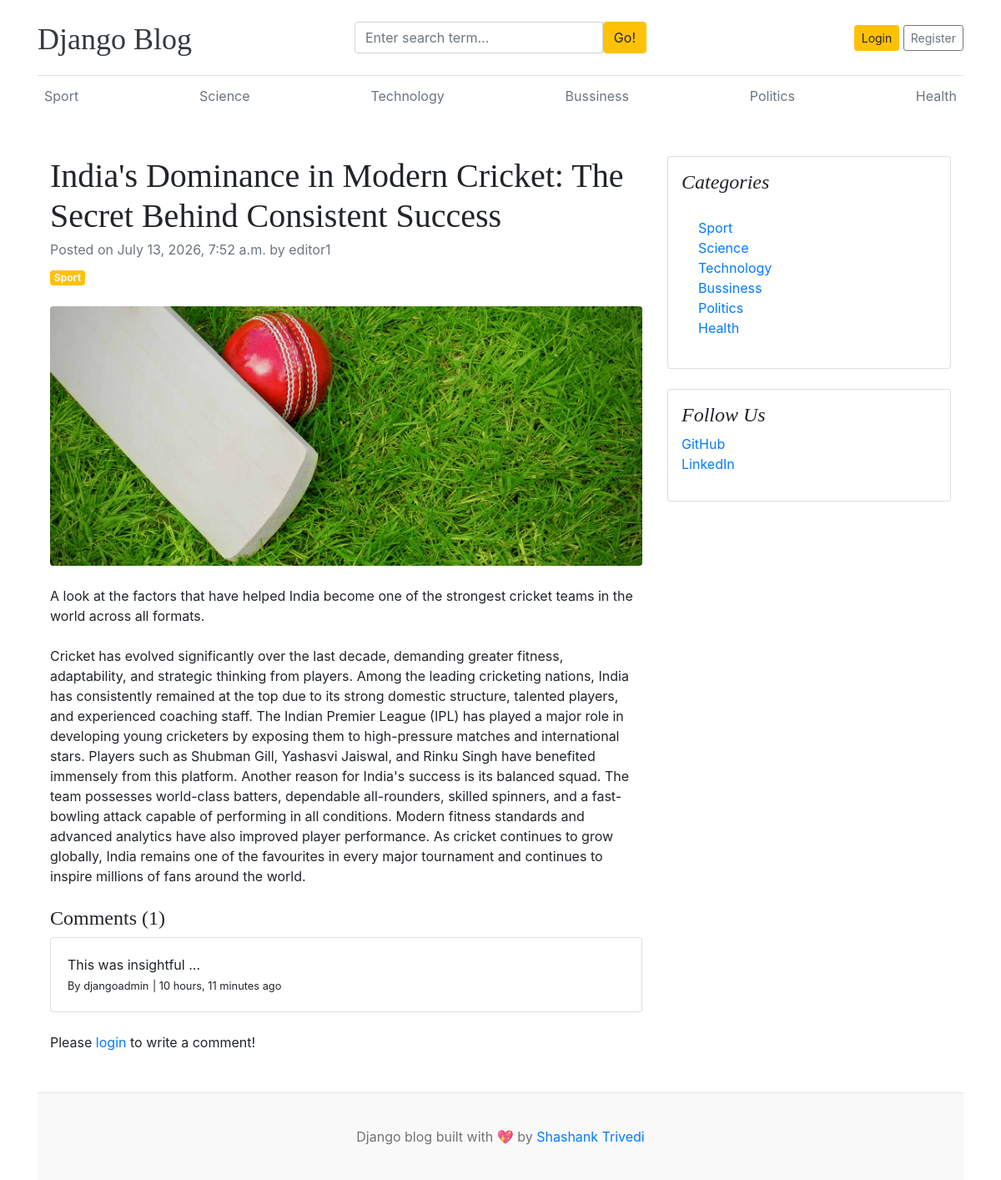
The page /blogs/indias-dominance-in-modern-cricket-the-secret-behind-consistent-success/ on the database its author committed.
### blogs/models.py (models this page shows, shortened)
class Category(models.Model):
    category_name = models.CharField(max_length=50, unique=True)
    created_at = models.DateTimeField(auto_now_add=True)
    updated_at = models.DateTimeField(auto_now=True)
    class Meta:
        verbose_name_plural = 'categories'
    def __str__(self):
        return self.category_name

class Blog(models.Model):
    title = models.CharField(max_length=100)
    slug = models.SlugField(max_length=150, unique=True, blank=True)
    category = models.ForeignKey(Category, on_delete=models.CASCADE)
    author = models.ForeignKey(User, on_delete=models.CASCADE)
    featured_image = models.ImageField(upload_to='uploads/%Y/%m/%d')
    short_description = models.TextField(max_length=500)
    blog_body = models.TextField(max_length=2000)
    status = models.CharField(max_length=20, choices=STATUS_CHOICES, default="Draft")
    is_featured = models.BooleanField(default=False)
    created_at = models.DateTimeField(auto_now_add=True)
    updated_at = models.DateTimeField(auto_now=True)

class Comment(models.Model):
    user = models.ForeignKey(User, on_delete=models.CASCADE)
    blog = models.ForeignKey(Blog, on_delete=models.CASCADE)
    comment = models.TextField(max_length=250)
    created_at = models.DateTimeField(auto_now_add=True)
    updated_at = models.DateTimeField(auto_now=True)
    def __str__(self):
        return self.comment

### assignments/models.py (models this page shows, shortened)
class SocialLink(models.Model):
    platform = models.CharField(max_length=25)
    link = models.URLField(max_length=100)
    created_at = models.DateTimeField(auto_now_add=True)
    updated_at = models.DateTimeField(auto_now=True)

### blogs/views.py (the view, shortened to what this page needs)
# urls.py: path('blogs/<slug:slug>/',BlogsView.blogs , name='blogs'),
def blogs(request , slug):
  single_blog = get_object_or_404(Blog , slug = slug ,status='Published')
  comments = Comment.objects.filter(blog=single_blog)
  comment_count = comments.count()
  context = {
    'single_blog':single_blog ,
    'comments':comments ,
    'comment_count':comment_count ,
  }
  return render(request,'blogs.html',context)

### blogs/context_processors.py (called while the page is built)
def get_categories(request):
  categories = Category.objects.all()
  return dict(categories=categories)

def get_social_links(requests):
  social_links = SocialLink.objects.all()
  return dict(social_links=social_links)

### templates/blogs.html
{% extends 'base.html' %}
{% block content %}
<div class="container mt-5">
    <div class="row">
        <div class="col-lg-8">
            <article>
                <header class="mb-4">
                    <h1 class="fw-bolder mb-1">{{ single_blog.title }}</h1>
                    <div class="text-muted fst-italic mb-2">Posted on {{ single_blog.created_at }} by {{ single_blog.author }}</div>
                    <a class="badge bg-warning text-decoration-none text-light" href="#!">{{ single_blog.category }}</a>
                </header>
                <figure class="mb-4"><img class="img-fluid rounded" src="{{ single_blog.featured_image.url }}" alt="..." /></figure>
                <section class="mb-5">
                    <p class="fs-5 mb-4">{{ single_blog.short_description }}</p>
                    <p class="fs-5 mb-4">{{ single_blog.blog_body }}</p>
                    <h4>Comments ({{comment_count}})</h4>
                    {% if comments %}
                        {% for comment in comments %}
                            <div class="card mt-1">
                                <div class="card-body">
                                    <p class="card-text mb-0">{{ comment }}</p>
                                    <span>
                                        <small>By {{ comment.user }}</small>
                                        <small>| {{ comment.created_at | timesince }} ago</small>
                                    </span>
                                </div>
                            </div>
                        {% endfor %}
                    {% else %}
                    No comments yet.
                    {% endif %}
                    <br>
                    <div class="form-group">
                        {% if user.is_authenticated %}
                        <form action="" method="POST">
                            {% csrf_token %}
                            <div class="form-group">
                                <textarea name="comment" class="form-control" placeholder="Write your comment"></textarea>
                                <input type="submit" value="Submit" class="btn btn-primary mt-2">
                            </div>
                        </form>
                        {% else %}
                        <p>Please <span><a href="{% url 'login' %}">login</a></span> to write a comment!</p>
                        {% endif %}
                    </div>
                </section>
            </article>
        </div>
        <div class="col-lg-4">
            <div class="card mb-4 p-3">
                <h4 class="font-italic">Categories</h4>
                <div class="card-body">
                    <div class="row">
                        <div class="col-sm-6">
                            <ul class="list-unstyled mb-0">
                                {% for cat in categories %}
                                <li><a href="{% url 'posts_by_category' cat.id %}">{{ cat.category_name }}</a></li>
                                {% endfor %}
                            </ul>
                        </div>
                    </div>
                </div>
            </div>
            {% if social_links %}
            <div class="card mb-4 p-3">
                <h4 class="font-italic">Follow Us</h4>
                <ol class="list-unstyled">
                    {% for i in social_links %}
                    <li><a href="{{ i.link }}" target="_blank">{{ i.platform }}</a></li>
                    {% endfor %}
                </ol>
            </div>
            {% endif %}
        </div>
    </div>
</div>
{% endblock %}

### templates/base.html (shortened to what this page needs)
{% load static %}
<!DOCTYPE html>
<html lang="en">
<head>
    <link href="https://getbootstrap.com/docs/4.0/dist/css/bootstrap.min.css" rel="stylesheet">
    <link href="{% static 'css/blog.css' %}" rel="stylesheet">
    <link rel="stylesheet" href="https://cdnjs.cloudflare.com/ajax/libs/font-awesome/4.7.0/css/font-awesome.min.css">
  </head>
<body>
    <div class="container">
      <header class="blog-header py-3">
        <div class="row flex-nowrap justify-content-between align-items-center">
          <div class="col-4 pt-1">
            <a class="blog-header-logo text-dark" href="/">Django Blog</a>
          </div>
          <div class="col-4">
            <form action="{% url 'search' %}" method="GET">
              <div class="input-group">
                <input class="form-control" type="text" name="keyword" value="{{ keyword }}" placeholder="Enter search term..." aria-label="Enter search term..." aria-describedby="button-search" />
                <button type="submit" class="btn btn-warning" id="button-search">Go!</button>
              </div>
            </form>
          </div>
          <div class="col-4 d-flex justify-content-end align-items-center">
            {% if not user.is_authenticated %}
            <a class="btn btn-sm btn-warning" href="{% url 'login' %}">Login</a> &nbsp;
            <a class="btn btn-sm btn-outline-secondary" href="{% url 'register' %}">Register</a>
            {% else %}
            <span><a href="{% url 'dashboard' %}">Dashboard</a></span> &nbsp;
            <span><a  href="{% url 'logout' %}">Log Out</a></span>
            {% endif %}
          </div>
        </div>
      </header>
      <div class="nav-scroller py-1 mb-2">
        <nav class="nav d-flex justify-content-between">
          {% for cat in categories %}
          <a class="p-2 text-muted" href="{% url 'posts_by_category' cat.id %}">{{cat.category_name}}</a>
          {% endfor %}
        </nav>
      </div>
{% block content %}
{% endblock %}
<footer class="blog-footer">
    <p>Django blog built with 💖 by <a href="#">Shashank Trivedi</a></p>
  </footer>
  </body>
  </html>

### blog_main/static/css/blog.css (style rules this page uses)
.blog-header { border-bottom: 1px solid #e5e5e5; }
.blog-header-logo { font-family: "Playfair Display", Georgia, "Times New Roman", serif; font-size: 2.25rem; }
h1, h2, h3, h4, h5, h6 { font-family: "Playfair Display", Georgia, "Times New Roman", serif; }
.blog-footer { padding: 2.5rem 0; color: #727272; text-align: center; background-color: #f9f9f9; border-top: .05rem solid #e5e5e5; }
.blog-footer p:last-child { margin-bottom: 0; }

### rows shown on the page
Category: category_name "Sport"
Category: category_name "Science"
Category: category_name "Technology"
Category: category_name "Bussiness"
Category: category_name "Politics"
Category: category_name "Health"
Blog: title "India's Dominance in Modern Cricket: The Secret Behind Consistent Success", created_at "July 13, 2026, 7:52 a.m.", author "editor1", category "Sport", featured_image (picture), short_description "A look at the factors that have helped India become one of the strongest cricket teams in the world across all formats.", blog_body "Cricket has evolved significantly over the last decade, demanding greater fitness, adaptability, and strategic thinking from players. Among the leading cricketing nations, India has consistently remained at the top due to its strong domestic structure, talented players, and experienced coaching staff. The Indian Premier League (IPL) has played a major role in developing young cricketers by exposing them to high-pressure matches and international stars. Players such as Shubman Gill, Yashasvi Jaiswal, and Rinku Singh have benefited immensely from this platform. Another reason for India's success is its balanced squad. The team possesses world-class batters, dependable all-rounders, skilled…"
Comment: comment "This was insightful ...", user "djangoadmin", created_at "10 hours, 11 minutes"
SocialLink: platform "GitHub"
SocialLink: platform "LinkedIn"

### other values the page prints
{{ comment_count }} "1"
